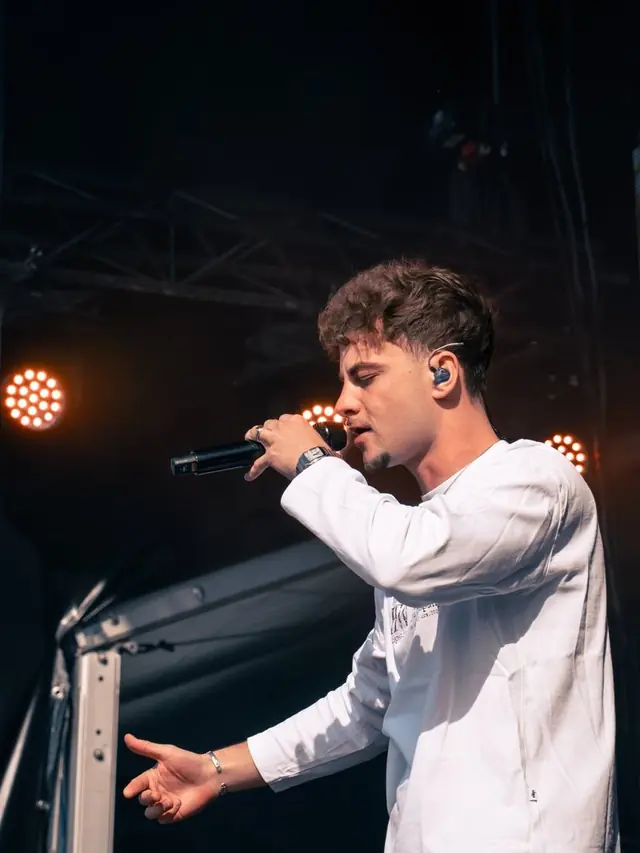
#> input picture p/t/bekar-5.webp, 640 x 853 px, given in place of franglish-3.webp, which was not available
$ python tex.py
#> lines starting #> are read from the running program, lines starting #| are printed output that depends on the picture
from PIL import Image, ImageDraw, ImageFont, ImageFilter, ImageOps
import random, math
random.seed(3)
S='/home/claude/site'
BR='/tmp/rd/br.ttf'; UR='/tmp/rd/ur.ttf'
F=lambda p,s: ImageFont.truetype(p,s)
def thumb(n,w,h):
#> called with n = 'franglish-3', w = 238, h = 318
    im=Image.open(S+'/p/t/%s.webp'%n).convert('RGB'); return ImageOps.fit(im,(w,h))
#> in thumb, im is the input picture: PIL image 640x853 RGB; mean R, G, B 66, 61.1, 62.9
#> after `return ImageOps.fit(im, (w, h))`:
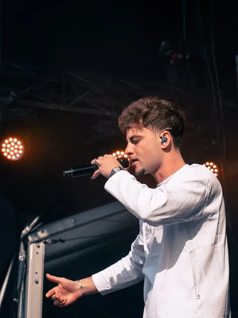
#> returned value: PIL image 238x318 RGB; mean R, G, B 66.1, 61.2, 63
PH=['franglish-3','fatal-bazooka-10','helena-7','rimk-1','genezio-7','matmatah-10','la-fouine-7','philippe-katerine-2','franglish-5','helena-3','matmatah-11','danakil-4']
# laptop: lightroom-like library
W,H=1600,1000; im=Image.new('RGB',(W,H),'#1C1D20'); d=ImageDraw.Draw(im)
d.rectangle([0,0,W,54],fill='#2A2B2F'); d.text((24,14),'Bibliothèque  ·  Les Petites Folies 2026',font=F(BR,24),fill='#B9B9C0')
d.rectangle([0,H-90,W,H],fill='#26272B')
for i,n in enumerate(PH):
    c,r=i%6,i//6; w,h=238,318; x=24+c*(w+22); y=80+r*(h+28)
    im.paste(thumb(n,w,h),(x,y))
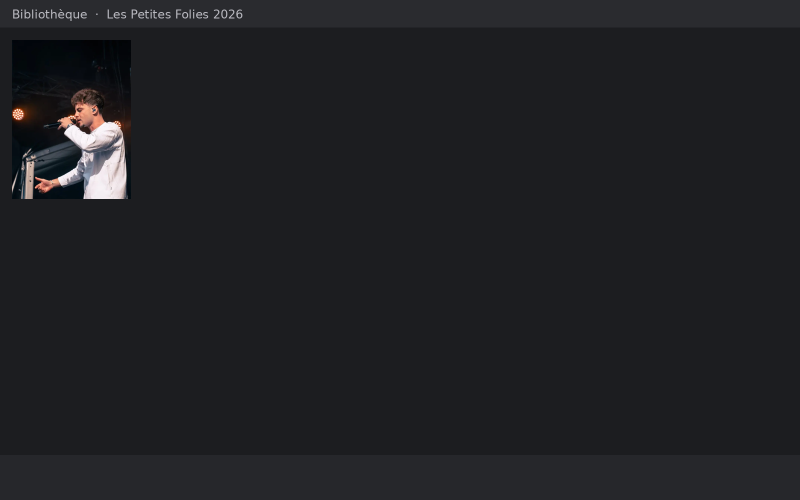
#> im: PIL image 1600x1000 RGB (shown at 1/2 size); mean R, G, B 31.7, 32.4, 35.5
    if i==4: d.rectangle([x-4,y-4,x+w+4,y+h+4],outline='#E8E3D6',width=4)
#> pass 2 of the loop `for i,n in enumerate(PH):`:
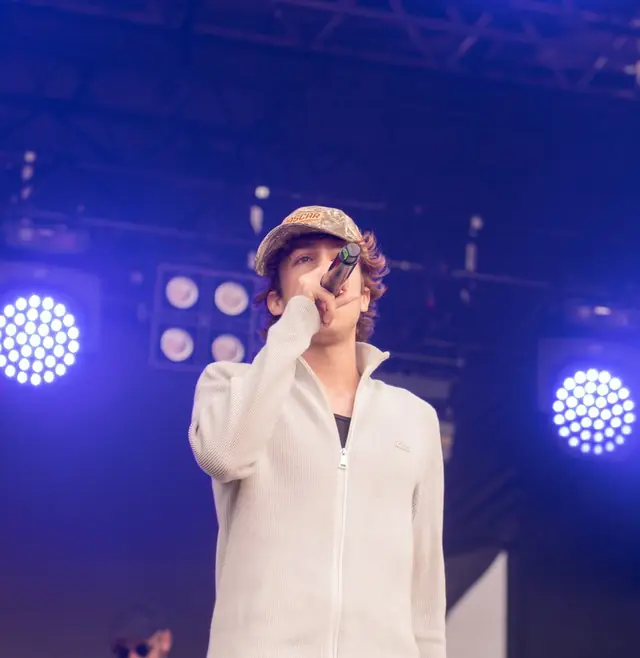
#> input picture p/t/dali-2.webp, 640 x 658 px, given in place of fatal-bazooka-10.webp, which was not available
#> in thumb, im is the input picture: PIL image 640x658 RGB; mean R, G, B 79.4, 76.1, 146.8
#> in thumb (call 2), `return ImageOps.fit(im, (w, h))`:
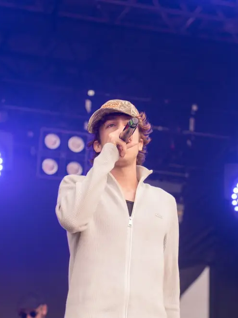
#> returned value: PIL image 238x318 RGB; mean R, G, B 85.8, 80.9, 144.7
#> `im.paste(thumb(n,w,h),(x,y))`:
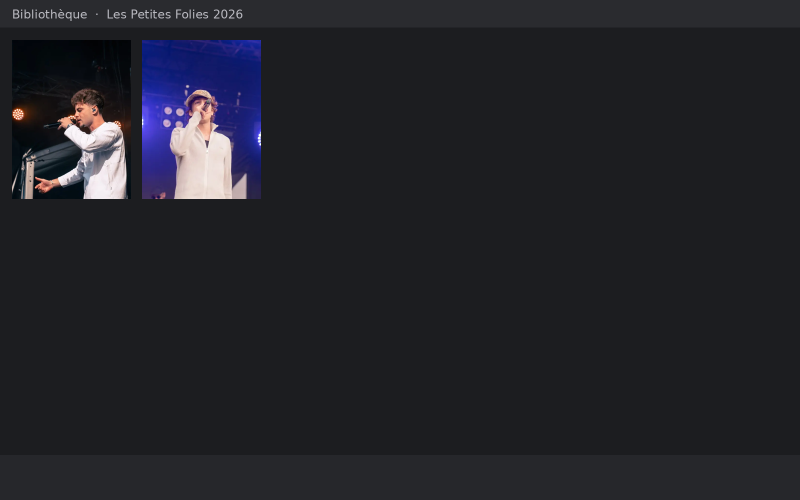
#> im: PIL image 1600x1000 RGB (shown at 1/2 size); mean R, G, B 34.4, 34.8, 40.8
#> pass 3 of the loop `for i,n in enumerate(PH):`:
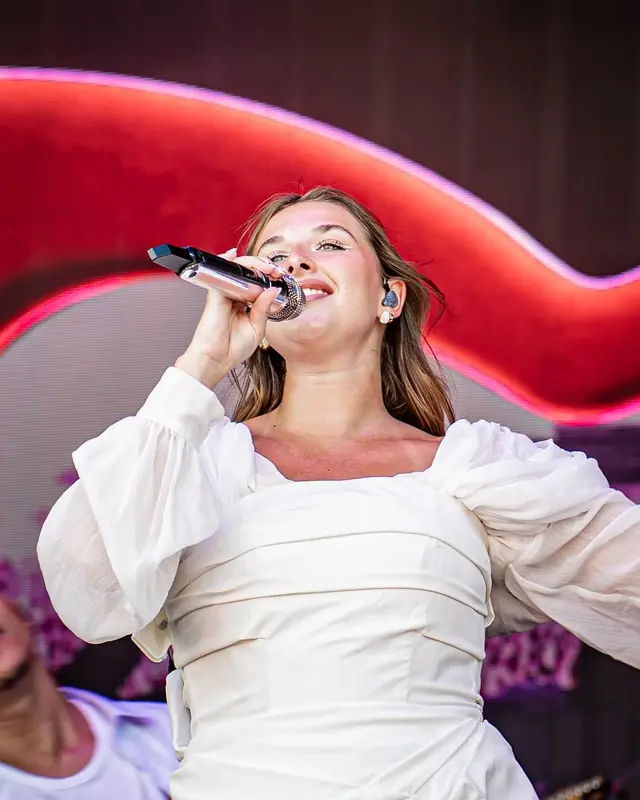
#> input picture p/t/helena-7.webp, 640 x 800 px, found by its file name
#> in thumb, im is the input picture: PIL image 640x800 RGB; mean R, G, B 163.9, 118.1, 125
#> in thumb (call 3), `return ImageOps.fit(im, (w, h))`:
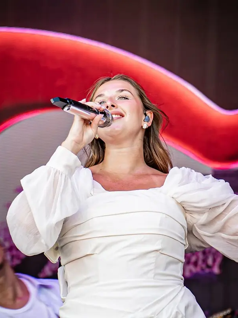
#> returned value: PIL image 238x318 RGB; mean R, G, B 167.1, 121.8, 128.4
#> `im.paste(thumb(n,w,h),(x,y))`:
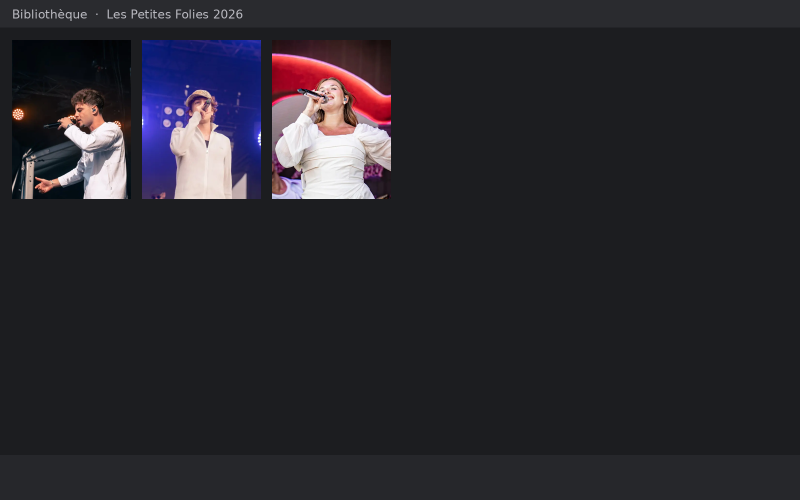
#> im: PIL image 1600x1000 RGB (shown at 1/2 size); mean R, G, B 41, 39.2, 45.4
#> (the run stopped early here; a loop or call above may not have finished)
